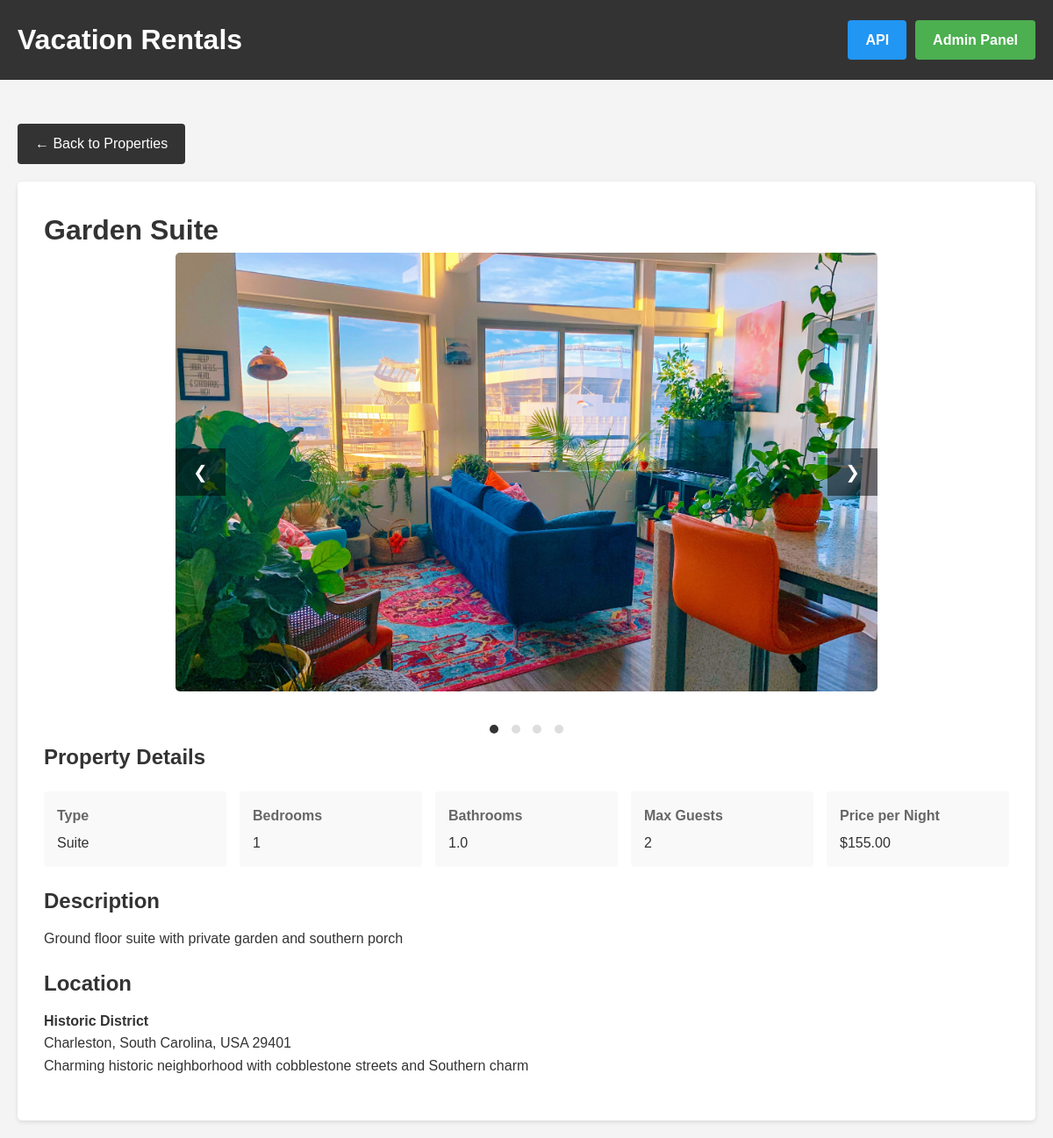
The app's page /property/PROP010/ with its own data.
### rentals/models.py (models this page shows, shortened)
class Property(models.Model):
    PROPERTY_TYPES = [
        ('Villa', 'Villa'),
        ('Condo', 'Condo'),
        ('Chalet', 'Chalet'),
        ('Cabin', 'Cabin'),
        ('Loft', 'Loft'),
        ('Penthouse', 'Penthouse'),
        ('House', 'House'),
        ('Townhouse', 'Townhouse'),
        ('Suite', 'Suite'),
    ]
    property_id = models.CharField(max_length=20, unique=True, primary_key=True)
    property_name = models.CharField(max_length=200)
    property_type = models.CharField(max_length=50, choices=PROPERTY_TYPES)
    bedrooms = models.IntegerField()
    bathrooms = models.DecimalField(max_digits=3, decimal_places=1)
    max_guests = models.IntegerField()
    price_per_night = models.DecimalField(max_digits=10, decimal_places=2)
    property_description = models.TextField()
    location = models.ForeignKey(Location, on_delete=models.CASCADE, related_name='properties')
    created_at = models.DateTimeField(auto_now_add=True)
    updated_at = models.DateTimeField(auto_now=True)
    class Meta:
        ordering = ['-created_at']
        verbose_name_plural = 'Properties'

class PropertyImage(models.Model):
    image_id = models.CharField(max_length=20, unique=True)
    property = models.ForeignKey(Property, on_delete=models.CASCADE, related_name='images')
    image_file = models.ImageField(upload_to='property_images/', blank=True, null=True,
                                    help_text="Upload an image file")
    image_url = models.URLField(max_length=500, blank=True, null=True,
                                 help_text="Or provide an external image URL")
    image_caption = models.CharField(max_length=300, blank=True)
    image_order = models.IntegerField(default=0)
    class Meta:
        ordering = ['image_order', 'image_id']
    def get_image_url(self):
        if self.image_file:
            return self.image_file.url
        return self.image_url or ''

class Location(models.Model):
    location_id = models.CharField(max_length=20, unique=True, primary_key=True)
    location_name = models.CharField(max_length=200)
    location_city = models.CharField(max_length=100)
    location_state = models.CharField(max_length=100)
    location_country = models.CharField(max_length=100)
    location_zip = models.CharField(max_length=20)
    location_latitude = models.DecimalField(max_digits=9, decimal_places=6)
    location_longitude = models.DecimalField(max_digits=9, decimal_places=6)
    location_description = models.TextField()
    class Meta:
        ordering = ['location_name']

### rentals/views.py (the view)
# urls.py: path('property/<str:property_id>/', views.property_detail, name='property_detail'),
def property_detail(request, property_id):
    from django.shortcuts import get_object_or_404
    property_obj = get_object_or_404(Property, property_id=property_id)
    return render(request, 'rentals/property_detail.html', {'property': property_obj})

### rentals/templates/rentals/property_detail.html (shortened to what this page needs)
{% extends 'rentals/base.html' %}
{% block content %}
<a href="/" class="back-link">← Back to Properties</a>
<div class="property-detail">
    <h1>{{ property.property_name }}</h1>
    {% if property.images.all %}
    <div class="gallery-container">
        {% for image in property.images.all %}
        <img src="{{ image.get_image_url }}"
             alt="{{ image.image_caption }}"
             class="gallery-image {% if forloop.first %}active{% endif %}"
             data-index="{{ forloop.counter0 }}">
        {% endfor %}
        {% if property.images.count > 1 %}
        <div class="gallery-controls">
            <button class="gallery-btn" onclick="changeImage(-1)">❮</button>
            <button class="gallery-btn" onclick="changeImage(1)">❯</button>
        </div>
        {% endif %}
    </div>
    {% if property.images.count > 1 %}
    <div class="gallery-indicators">
        {% for image in property.images.all %}
        <span class="indicator {% if forloop.first %}active{% endif %}"
              onclick="showImage({{ forloop.counter0 }})"></span>
        {% endfor %}
    </div>
    {% endif %}
    {% endif %}
    <div class="property-info-section">
        <h2>Property Details</h2>
        <div class="info-grid">
            <div class="info-item">
                <strong>Type</strong>
                {{ property.property_type }}
            </div>
            <div class="info-item">
                <strong>Bedrooms</strong>
                {{ property.bedrooms }}
            </div>
            <div class="info-item">
                <strong>Bathrooms</strong>
                {{ property.bathrooms }}
            </div>
            <div class="info-item">
                <strong>Max Guests</strong>
                {{ property.max_guests }}
            </div>
            <div class="info-item">
                <strong>Price per Night</strong>
                ${{ property.price_per_night }}
            </div>
        </div>
    </div>
    <div class="property-info-section">
        <h2>Description</h2>
        <p>{{ property.property_description }}</p>
    </div>
    <div class="property-info-section">
        <h2>Location</h2>
        <p><strong>{{ property.location.location_name }}</strong></p>
        <p>{{ property.location.location_city }}, {{ property.location.location_state }}, {{ property.location.location_country }} {{ property.location.location_zip }}</p>
        <p>{{ property.location.location_description }}</p>
    </div>
</div>
{% endblock %}

### rentals/templates/rentals/base.html (shortened to what this page needs)
<!DOCTYPE html>
<html lang="en">
<head>
</head>
<body>
    <header>
        <div class="header-content">
            <h1><a href="/">Vacation Rentals</a></h1>
            <div class="nav-links">
                <a href="/api/properties/" class="nav-button api-link">API</a>
                <a href="/admin/" class="nav-button admin-link">Admin Panel</a>
            </div>
        </div>
    </header>
    <div class="container">
        {% block content %}{% endblock %}
    </div>
</body>
</html>

### rentals/templates/rentals/base.html (style rules this page uses)
* { margin: 0; padding: 0; box-sizing: border-box; }
body { font-family: Arial, sans-serif; line-height: 1.6; color: #333; background-color: #f4f4f4; }
.container { max-width: 1200px; margin: 0 auto; padding: 20px; }
header { background: #333; color: #fff; padding: 20px 0; margin-bottom: 30px; }
header .header-content { display: flex; justify-content: space-between; align-items: center; max-width: 1200px; margin: 0 auto; padding: 0 20px; }
header h1 { margin: 0; }
header h1 a { color: white; text-decoration: none; }
.nav-links { display: flex; gap: 10px; }
.nav-button { color: white; padding: 10px 20px; text-decoration: none; border-radius: 4px; font-weight: bold; transition: background 0.3s; display: inline-block; }
.admin-link { background: #4CAF50; }
.api-link { background: #2196F3; }
a { text-decoration: none; color: inherit; }

### rentals/templates/rentals/property_detail.html (style rules this page uses)
.property-detail { background: #fff; padding: 30px; border-radius: 5px; box-shadow: 0 2px 5px rgba(0,0,0,0.1); }
.gallery-container { position: relative; width: 100%; max-width: 800px; margin: 0 auto 30px; overflow: hidden; border-radius: 5px; }
.gallery-image { width: 100%; height: 500px; object-fit: cover; display: none; }
.gallery-image.active { display: block; }
.gallery-controls { position: absolute; top: 50%; width: 100%; display: flex; justify-content: space-between; transform: translateY(-50%); }
.gallery-btn { background: rgba(0,0,0,0.5); color: white; border: none; padding: 15px 20px; cursor: pointer; font-size: 20px; transition: background 0.3s; }
.gallery-indicators { text-align: center; margin-top: 10px; }
.indicator { display: inline-block; width: 10px; height: 10px; border-radius: 50%; background: #ddd; margin: 0 5px; cursor: pointer; }
.indicator.active { background: #333; }
.property-info-section { margin-bottom: 20px; }
.property-info-section h2 { margin-bottom: 10px; color: #333; }
.info-grid { display: grid; grid-template-columns: repeat(auto-fit, minmax(200px, 1fr)); gap: 15px; margin: 20px 0; }
.info-item { padding: 15px; background: #f9f9f9; border-radius: 4px; }
.info-item strong { display: block; margin-bottom: 5px; color: #666; }
.back-link { display: inline-block; margin-bottom: 20px; padding: 10px 20px; background: #333; color: white; border-radius: 4px; }

### records on screen
Property: property_name "Garden Suite", property_type "Suite", bedrooms "1", bathrooms "1.0", max_guests "2", price_per_night "155.00", property_description "Ground floor suite with private garden and southern porch", location.location_name "Historic District", location.location_city "Charleston", location.location_state "South Carolina", location.location_country "USA", location.location_zip "29401", location.location_description "Charming historic neighborhood with cobblestone streets and Southern charm"
PropertyImage: get_image_url (picture)
